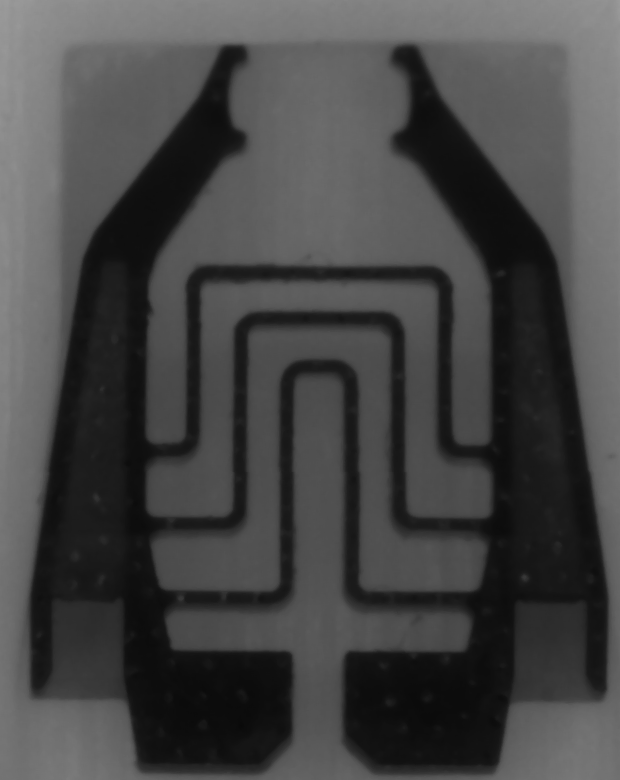
//> input picture image/11_22/jaw_model.png, 620 x 780 px
$ ./Match   (built with g++ and OpenCV 4)
//> lines starting //> are read from the running program, lines starting //| are printed output that depends on the picture
### lib/Galaxy/LogUtil.h
#pragma once
#include <iostream>

// 日志输出-----------------------------------------
#define HIGHLIGHT_(...)                                                        \
  do {                                                                         \
    printf("\033[35minfo - \033[0m" __VA_ARGS__);                              \
    printf("\n");                                                              \
  } while (false)

#define WARNING_(...)                                                          \
  do {                                                                         \
    printf("\033[33mwarn - \033[0m" __VA_ARGS__);                              \
    printf("\n");                                                              \
  } while (false)

#define PASS_(...)                                                             \
  do {                                                                         \
    printf("\033[32minfo - \033[0m" __VA_ARGS__);                              \
    printf("\n");                                                              \
  } while (false)

#define ERROR_(...)                                                            \
  do {                                                                         \
    printf("\033[31m err - \033[0m" __VA_ARGS__);                              \
    printf("\n");                                                              \
  } while (false)

#define INFO_(...)                                                             \
  do {                                                                         \
    printf("info - " __VA_ARGS__);                                             \
    printf("\n");                                                              \
  } while (false)

### lib/Galaxy/GalaxyCamera.h
#pragma once
#include "LogUtil.h"
#include "VCSDK/inc/GxIAPI.h"
#include <iostream>
#include <opencv2/calib3d.hpp>
#include <opencv2/core.hpp>
#include <opencv2/features2d.hpp>
#include <opencv2/highgui.hpp>
#include <opencv2/imgproc.hpp>
#include <string>
#include <unordered_map>
#include <unordered_set>
#include <vector>

namespace D5R {

class GxCamera {
  public:
    GxCamera(std::string_view id);
    ~GxCamera();
    const char *GetGxError();
    bool Init();
    bool IsInit();
    bool Reconnect();
    void Release();
    bool Read(cv::OutputArray image);
    bool Retrieve(cv::OutputArray image);

  private:
    GX_DEV_HANDLE _handle{};
    std::string _id{};
    bool _isInit{};
    GX_FRAME_DATA _data{};
    int64_t _payload{};
    cv::Mat _map1{};
    cv::Mat _map2{};
};
} // namespace D5R

### test/Match.cpp
#include "GalaxyCamera.h"

int main() {
    cv::Mat model = cv::imread("../image/11_22/jaw_model.png", 0);
//> model is the input picture: 780 rows x 620 cols, CV_8UC1; min 9, max 155, mean 69.4
    cv::Mat image = cv::imread("../image/12_5/top_1.png");
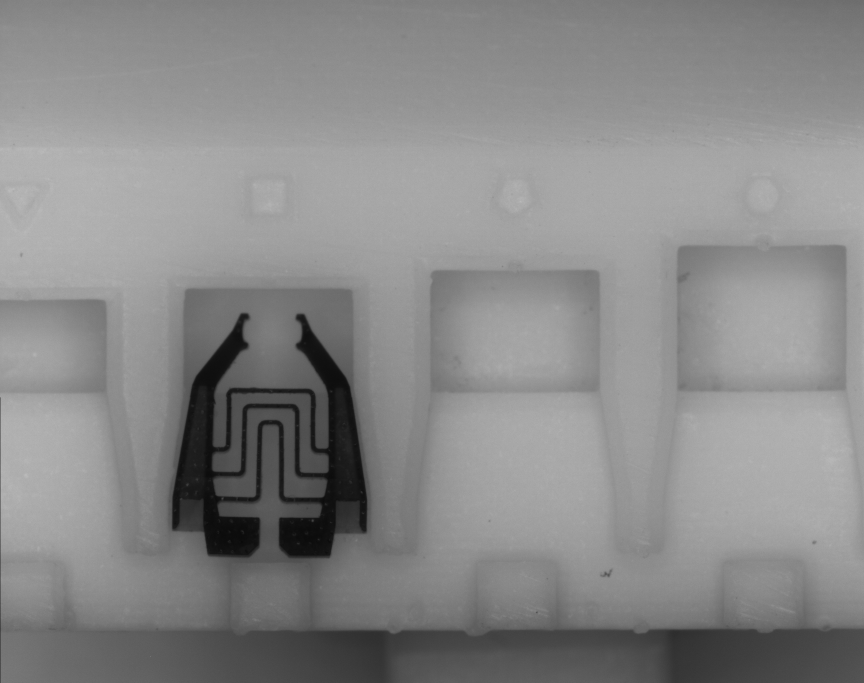
//> input picture image/12_5/top_1.png, 2592 x 2048 px (shown at 1/3 size)
//> image is the input picture: 2048 rows x 2592 cols, CV_8UC3; min 0, max 255, mean 136.8
    if (image.empty()) {
        std::cerr << "Failed to load model " << std::endl;
        return -1;
    }
    cv::Point2f D(450, 700);
    cv::Rect roi = cv::Rect(450, 700, 750, 1348);
    cv::Mat ROI = image(roi).clone();
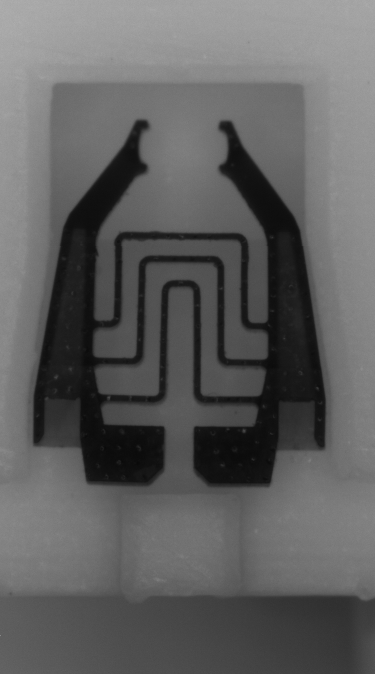
//> ROI: 1348 rows x 750 cols, CV_8UC3 (shown at 1/2 size); min 7, max 255, mean 95.4

    cv::Ptr<cv::SIFT> sift = cv::SIFT::create();

    // [11 lines of commented-out code are left out]

    std::vector<cv::KeyPoint> keyPoints_Model;
    cv::FileStorage fs1("../test/yml/KeyPoints_Jaw.yml", cv::FileStorage::READ);
    fs1["keypoints"] >> keyPoints_Model;
    fs1.release();

    cv::Mat descriptors_model;
    cv::FileStorage fs2("../test/yml/Descriptors_Jaw.yml", cv::FileStorage::READ);
    fs2["descriptors"] >> descriptors_model;
    fs2.release();

    int64 start = cv::getTickCount();
    std::vector<cv::KeyPoint> keyPoints_Img;
    sift->detect(ROI, keyPoints_Img);
//> keyPoints_Img = 96 keypoints; strongest (x, y, size): (255, 330, 50.7), (479, 334, 51.4), (454, 255, 19.8), (241, 914, 98.1)
    cv::Mat descriptors_Img;
    sift->compute(ROI, keyPoints_Img, descriptors_Img);

    cv::Ptr<cv::DescriptorMatcher> matcher = cv::DescriptorMatcher::create(cv::DescriptorMatcher::BRUTEFORCE);
    std::vector<std::vector<cv::DMatch>> knn_matches;
    const float ratio_thresh = 0.7f;
    std::vector<cv::DMatch> goodMatches;
    matcher->knnMatch(descriptors_model, descriptors_Img, knn_matches, 2);
//> knn_matches = 0 matches
    for (auto &knn_matche : knn_matches) {
        if (knn_matche[0].distance < ratio_thresh * knn_matche[1].distance) {
            goodMatches.push_back(knn_matche[0]);
        }
    }
//> this loop made 0 passes
//> after the loop, goodMatches = 0 matches

    std::vector<cv::Point2f> model_P, img_P;
    for (const auto &match : goodMatches) {
        model_P.push_back(keyPoints_Model[match.queryIdx].pt);
        img_P.push_back(keyPoints_Img[match.trainIdx].pt);
    }
//> (the run ends here: the program stops with an error, at `cv::Mat homography = cv::findHomography(model_P, img_P, cv::RANSAC);`)
